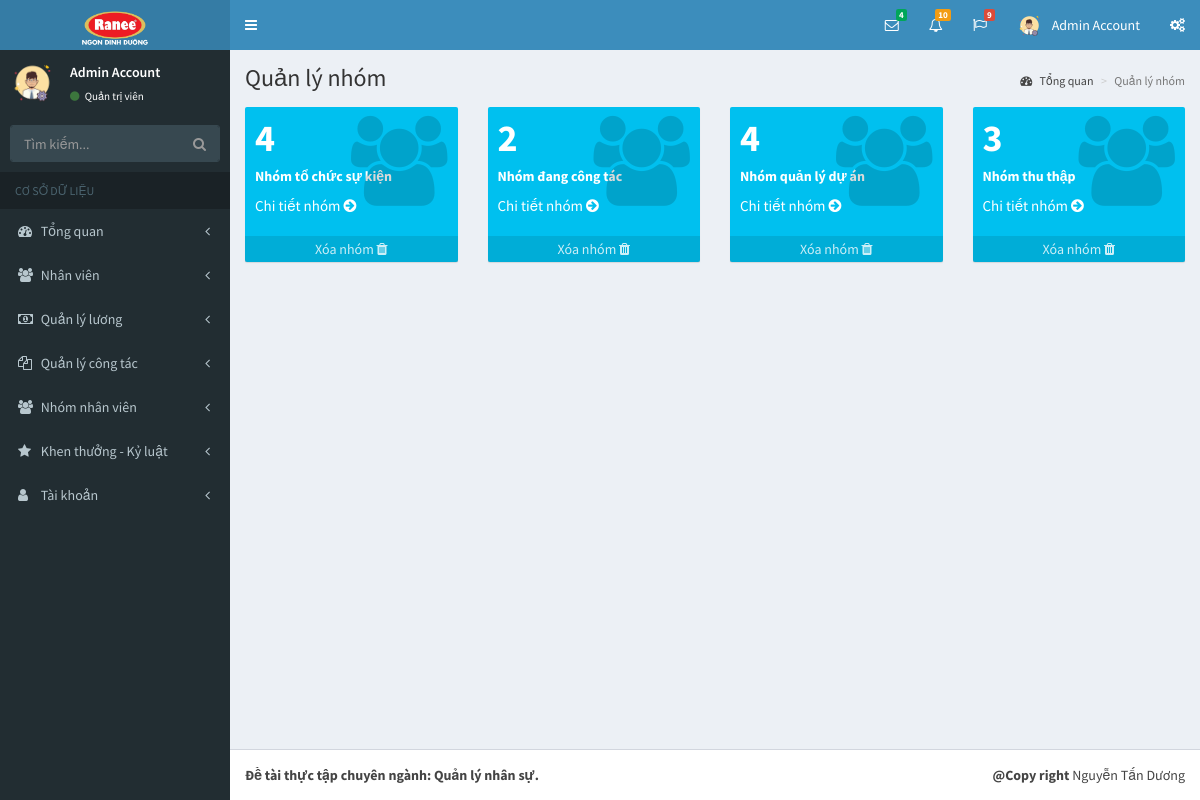
/pages/danh-sach-nhom.php (signed in), run on the app's committed database.
### tables this page shows
CREATE TABLE `tai_khoan` (
  `id` int(11) NOT NULL,
  `ho` varchar(50) NOT NULL,
  `ten` varchar(50) NOT NULL,
  `hinh_anh` varchar(50) NOT NULL,
  `email` varchar(50) NOT NULL,
  `mat_khau` varchar(50) NOT NULL,
  `so_dt` varchar(50) NOT NULL,
  `quyen` tinyint(1) NOT NULL,
  `trang_thai` tinyint(1) NOT NULL,
  `truy_cap` int(11) NOT NULL,
  `ngay_tao` datetime NOT NULL,
  `ngay_sua` datetime NOT NULL
);

CREATE TABLE `nhom` (
  `id` int(11) NOT NULL,
  `ma_nhom` varchar(50) NOT NULL,
  `ten_nhom` varchar(255) NOT NULL,
  `mo_ta` varchar(255) NOT NULL,
  `nguoi_tao` varchar(255) NOT NULL,
  `ngay_tao` datetime NOT NULL,
  `nguoi_sua` varchar(255) NOT NULL,
  `ngay_sua` datetime NOT NULL
);

### pages/danh-sach-nhom.php (the view, shortened to what this page needs)
<?php
if(isset($_SESSION['username']) && isset($_SESSION['level']))
{
  include('../layouts/header.php');
  include('../layouts/topbar.php');
  include('../layouts/sidebar.php');
  $nhom = "SELECT ma_nhom, ten_nhom FROM nhom ORDER BY id DESC";
  $resultNhom = mysqli_query($conn, $nhom);
  $arrNhom = array();
  while($rowNhom = mysqli_fetch_array($resultNhom))
  {
    $arrNhom[] = $rowNhom;
  }
?>
  <div class="content-wrapper">
      <section class="content-header">
        <h1>
          Quản lý nhóm
        </h1>
        <ol class="breadcrumb">
          <li><a href="index.php?p=index&a=statistic"><i class="fa fa-dashboard"></i> Tổng quan</a></li>
          <li class="active">Quản lý nhóm</li>
        </ol>
      </section>
      <section class="content">
        <div class="row">
          <div class="col-lg-12">
          </div>
        </div>
        <div class="row">
        <?php
          foreach ($arrNhom as $nh)
          {
            $maNhom = $nh['ma_nhom'];
            $soLuong = "SELECT count(nhan_vien_id) as soluong FROM chi_tiet_nhom WHERE ma_nhom = '$maNhom'";
            $resultSoLuong = mysqli_query($conn, $soLuong);
            $rowSoluong = mysqli_fetch_array($resultSoLuong);
        ?>
          <div class="col-lg-3 col-xs-6">
            <div class="small-box bg-aqua">
              <div class="inner">
                <h3><?php echo $rowSoluong['soluong']; ?></h3>
                <h5 style="font-weight: bold;"><?php echo $nh['ten_nhom']; ?></h5>
                <p><a href="chi-tiet-nhom.php?p=group&a=list-group&id=<?php echo $nh['ma_nhom']; ?>" class="small-box-footer" style='color: #fff;'>Chi tiết nhóm <i class="fa fa-arrow-circle-right"></i></a></p>
              </div>
              <div class="icon">
                <i class="fa fa-users"></i>
              </div>
              <a onclick="return confirm('Bạn có thực sự muốn xóa nhóm này?')" href="danh-sach-nhom.php?id=<?php echo $nh['ma_nhom']; ?>" class="small-box-footer">Xóa nhóm <i class="fa fa-trash"></i></a>
            </div>
          </div>
        <?php
          }
        ?>
        </div>
      </section>
  </div>
<?php
  include('../layouts/footer.php');
}
else
{
  header('Location: dang-nhap.php');
}
?>

### layouts/topbar.php (shortened to what this page needs)
<body class="hold-transition skin-blue sidebar-mini">
<div class="wrapper">
  <header class="main-header">
    <a href="index.php?p=index&a=statistic" class="logo">
      <span class="logo-lg"><img src="../dist/images/logo.png" alt=""></span>
    </a>
    <nav class="navbar navbar-static-top">
      <a href="#" class="sidebar-toggle" data-toggle="push-menu" role="button">
      </a>
      <div class="navbar-custom-menu">
        <ul class="nav navbar-nav">
          <li class="dropdown messages-menu">
            <a href="#" class="dropdown-toggle" data-toggle="dropdown">
              <i class="fa fa-envelope-o"></i>
              <span class="label label-success">4</span>
            </a>
          </li>
          <li class="dropdown notifications-menu">
            <a href="#" class="dropdown-toggle" data-toggle="dropdown">
              <i class="fa fa-bell-o"></i>
              <span class="label label-warning">10</span>
            </a>
          </li>
          <li class="dropdown tasks-menu">
            <a href="#" class="dropdown-toggle" data-toggle="dropdown">
              <i class="fa fa-flag-o"></i>
              <span class="label label-danger">9</span>
            </a>
          </li>
          <li class="dropdown user user-menu">
            <a href="#" class="dropdown-toggle" data-toggle="dropdown">
              <img src="../uploads/images/<?php echo $row_acc['hinh_anh']; ?>" class="user-image" alt="User Image">
              <span class="hidden-xs"><?php echo $row_acc['ten']; ?> <?php echo $row_acc['ho']; ?></span>
            </a>
          </li>
          <li>
            <a href="#" data-toggle="control-sidebar"><i class="fa fa-gears"></i></a>
          </li>
        </ul>
      </div>
    </nav>
  </header>

### layouts/sidebar.php (shortened to what this page needs)
<aside class="main-sidebar">
  <section class="sidebar">
    <div class="user-panel">
      <div class="pull-left image">
        <img src="../uploads/images/<?php echo $row_acc['hinh_anh']; ?>" class="img-circle" alt="User Image">
      </div>
      <div class="pull-left info">
        <p>
          <?php echo $row_acc['ten']; ?> <?php echo $row_acc['ho']; ?>
        </p>
        <a href="#"><i class="fa fa-circle text-success"></i>
          <?php
            if($row_acc['quyen'] == 1)
            {
              echo "Quản trị viên";
            }
            else
            {
              echo "Nhân viên";
            }
          ?>
        </a>
      </div>
    </div>
    <form action="#" method="get" class="sidebar-form">
      <div class="input-group">
        <input type="text" name="q" class="form-control" placeholder="Tìm kiếm...">
        <span class="input-group-btn">
              <button type="submit" name="search" id="search-btn" class="btn btn-flat"><i class="fa fa-search"></i>
              </button>
            </span>
      </div>
    </form>
    <ul class="sidebar-menu" data-widget="tree">
      <li class="header">CƠ SỞ DỮ LIỆU</li>
      <li class="<?php if($p == 'index') echo 'active'; ?> treeview">
        <a href="#">
          <i class="fa fa-dashboard"></i> <span>Tổng quan</span>
          <span class="pull-right-container">
            <i class="fa fa-angle-left pull-right"></i>
          </span>
        </a>
      </li>
      <li class="<?php if($p == 'staff') echo 'active'; ?> treeview">
        <a href="#">
          <i class="fa fa-users"></i>
          <span>Nhân viên</span>
          <span class="pull-right-container">
            <i class="fa fa-angle-left pull-right"></i>
          </span>
        </a>
      </li>
      <li class="<?php if($p == 'salary') echo 'active'; ?> treeview">
        <a href="#">
          <i class="fa fa-money"></i>
          <span>Quản lý lương</span>
          <span class="pull-right-container">
            <i class="fa fa-angle-left pull-right"></i>
          </span>
        </a>
      </li>
      <li class="<?php if($p == 'collaborate') echo 'active'; ?> treeview">
        <a href="#">
          <i class="fa fa-files-o"></i>
          <span>Quản lý công tác</span>
          <span class="pull-right-container">
            <i class="fa fa-angle-left pull-right"></i>
          </span>
        </a>
      </li>
      <li class="<?php if($p == 'group') echo 'active'; ?> treeview">
        <a href="#">
          <i class="fa fa-users"></i> <span>Nhóm nhân viên</span>
          <span class="pull-right-container">
            <i class="fa fa-angle-left pull-right"></i>
          </span>
        </a>
      </li>
      <li class="<?php if($p == 'bonus-discipline') echo 'active'; ?> treeview">
        <a href="#">
          <i class="fa fa-star"></i> <span>Khen thưởng - Kỷ luật</span>
          <span class="pull-right-container">
            <i class="fa fa-angle-left pull-right"></i>
          </span>
        </a>
      </li>
      <li class="<?php if($p == 'account') echo 'active'; ?> treeview">
        <a href="#">
          <i class="fa fa-user"></i> <span>Tài khoản</span>
          <span class="pull-right-container">
            <i class="fa fa-angle-left pull-right"></i>
          </span>
        </a>
      </li>
    </ul>
  </section>
</aside>

### data on the page
tai_khoan: hinh_anh (picture), ten "Admin", ho "Account"
nhom: soluong "4", ten_nhom "Nhóm tổ chức sự kiện"
nhom: soluong "2", ten_nhom "Nhóm đang công tác"
nhom: soluong "4", ten_nhom "Nhóm quản lý dự án"
nhom: soluong "3", ten_nhom "Nhóm thu thập"
